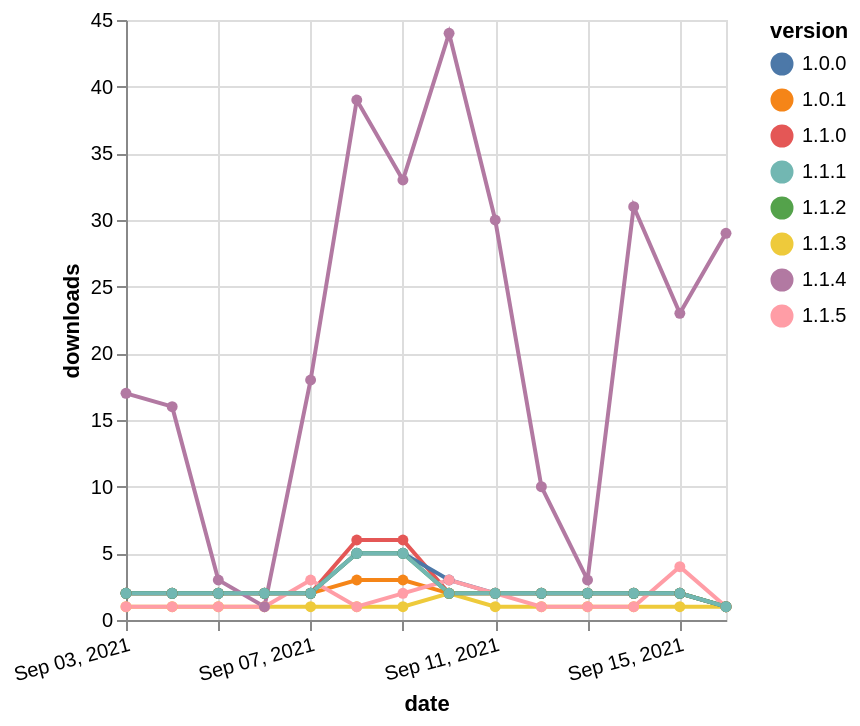

Express this chart as Vega-Lite.
### Vega-Lite specification from a JSON file in a GitHub repository (floating-point values rounded to 4 significant figures)
{"$schema": "https://vega.github.io/schema/vega-lite/v5.json", "description": "A simple bar chart with embedded data.", "data": {"values": [{"date": "2021-09-03", "total": 4454, "delta": 2, "version": "1.1.0"}, {"date": "2021-09-04", "total": 4456, "delta": 2, "version": "1.1.0"}, {"date": "2021-09-05", "total": 4458, "delta": 2, "version": "1.1.0"}, {"date": "2021-09-06", "total": 4460, "delta": 2, "version": "1.1.0"}, {"date": "2021-09-07", "total": 4462, "delta": 2, "version": "1.1.0"}, {"date": "2021-09-08", "total": 4468, "delta": 6, "version": "1.1.0"}, {"date": "2021-09-09", "total": 4474, "delta": 6, "version": "1.1.0"}, {"date": "2021-09-10", "total": 4476, "delta": 2, "version": "1.1.0"}, {"date": "2021-09-11", "total": 4478, "delta": 2, "version": "1.1.0"}, {"date": "2021-09-12", "total": 4480, "delta": 2, "version": "1.1.0"}, {"date": "2021-09-13", "total": 4482, "delta": 2, "version": "1.1.0"}, {"date": "2021-09-14", "total": 4484, "delta": 2, "version": "1.1.0"}, {"date": "2021-09-15", "total": 4486, "delta": 2, "version": "1.1.0"}, {"date": "2021-09-16", "total": 4487, "delta": 1, "version": "1.1.0"}, {"date": "2021-09-03", "total": 609, "delta": 1, "version": "1.1.3"}, {"date": "2021-09-04", "total": 610, "delta": 1, "version": "1.1.3"}, {"date": "2021-09-05", "total": 611, "delta": 1, "version": "1.1.3"}, {"date": "2021-09-06", "total": 612, "delta": 1, "version": "1.1.3"}, {"date": "2021-09-07", "total": 613, "delta": 1, "version": "1.1.3"}, {"date": "2021-09-08", "total": 614, "delta": 1, "version": "1.1.3"}, {"date": "2021-09-09", "total": 615, "delta": 1, "version": "1.1.3"}, {"date": "2021-09-10", "total": 617, "delta": 2, "version": "1.1.3"}, {"date": "2021-09-11", "total": 618, "delta": 1, "version": "1.1.3"}, {"date": "2021-09-12", "total": 619, "delta": 1, "version": "1.1.3"}, {"date": "2021-09-13", "total": 620, "delta": 1, "version": "1.1.3"}, {"date": "2021-09-14", "total": 621, "delta": 1, "version": "1.1.3"}, {"date": "2021-09-15", "total": 622, "delta": 1, "version": "1.1.3"}, {"date": "2021-09-16", "total": 623, "delta": 1, "version": "1.1.3"}, {"date": "2021-09-03", "total": 4235, "delta": 2, "version": "1.0.1"}, {"date": "2021-09-04", "total": 4237, "delta": 2, "version": "1.0.1"}, {"date": "2021-09-05", "total": 4239, "delta": 2, "version": "1.0.1"}, {"date": "2021-09-06", "total": 4241, "delta": 2, "version": "1.0.1"}, {"date": "2021-09-07", "total": 4243, "delta": 2, "version": "1.0.1"}, {"date": "2021-09-08", "total": 4246, "delta": 3, "version": "1.0.1"}, {"date": "2021-09-09", "total": 4249, "delta": 3, "version": "1.0.1"}, {"date": "2021-09-10", "total": 4251, "delta": 2, "version": "1.0.1"}, {"date": "2021-09-11", "total": 4253, "delta": 2, "version": "1.0.1"}, {"date": "2021-09-12", "total": 4255, "delta": 2, "version": "1.0.1"}, {"date": "2021-09-13", "total": 4257, "delta": 2, "version": "1.0.1"}, {"date": "2021-09-14", "total": 4259, "delta": 2, "version": "1.0.1"}, {"date": "2021-09-15", "total": 4261, "delta": 2, "version": "1.0.1"}, {"date": "2021-09-16", "total": 4262, "delta": 1, "version": "1.0.1"}, {"date": "2021-09-03", "total": 4187, "delta": 2, "version": "1.0.0"}, {"date": "2021-09-04", "total": 4189, "delta": 2, "version": "1.0.0"}, {"date": "2021-09-05", "total": 4191, "delta": 2, "version": "1.0.0"}, {"date": "2021-09-06", "total": 4193, "delta": 2, "version": "1.0.0"}, {"date": "2021-09-07", "total": 4195, "delta": 2, "version": "1.0.0"}, {"date": "2021-09-08", "total": 4200, "delta": 5, "version": "1.0.0"}, {"date": "2021-09-09", "total": 4205, "delta": 5, "version": "1.0.0"}, {"date": "2021-09-10", "total": 4208, "delta": 3, "version": "1.0.0"}, {"date": "2021-09-11", "total": 4210, "delta": 2, "version": "1.0.0"}, {"date": "2021-09-12", "total": 4212, "delta": 2, "version": "1.0.0"}, {"date": "2021-09-13", "total": 4214, "delta": 2, "version": "1.0.0"}, {"date": "2021-09-14", "total": 4216, "delta": 2, "version": "1.0.0"}, {"date": "2021-09-15", "total": 4218, "delta": 2, "version": "1.0.0"}, {"date": "2021-09-16", "total": 4219, "delta": 1, "version": "1.0.0"}, {"date": "2021-09-03", "total": 674, "delta": 1, "version": "1.1.5"}, {"date": "2021-09-04", "total": 675, "delta": 1, "version": "1.1.5"}, {"date": "2021-09-05", "total": 676, "delta": 1, "version": "1.1.5"}, {"date": "2021-09-06", "total": 677, "delta": 1, "version": "1.1.5"}, {"date": "2021-09-07", "total": 680, "delta": 3, "version": "1.1.5"}, {"date": "2021-09-08", "total": 681, "delta": 1, "version": "1.1.5"}, {"date": "2021-09-09", "total": 683, "delta": 2, "version": "1.1.5"}, {"date": "2021-09-10", "total": 686, "delta": 3, "version": "1.1.5"}, {"date": "2021-09-11", "total": 688, "delta": 2, "version": "1.1.5"}, {"date": "2021-09-12", "total": 689, "delta": 1, "version": "1.1.5"}, {"date": "2021-09-13", "total": 690, "delta": 1, "version": "1.1.5"}, {"date": "2021-09-14", "total": 691, "delta": 1, "version": "1.1.5"}, {"date": "2021-09-15", "total": 695, "delta": 4, "version": "1.1.5"}, {"date": "2021-09-16", "total": 696, "delta": 1, "version": "1.1.5"}, {"date": "2021-09-03", "total": 4165, "delta": 2, "version": "1.1.2"}, {"date": "2021-09-04", "total": 4167, "delta": 2, "version": "1.1.2"}, {"date": "2021-09-05", "total": 4169, "delta": 2, "version": "1.1.2"}, {"date": "2021-09-06", "total": 4171, "delta": 2, "version": "1.1.2"}, {"date": "2021-09-07", "total": 4173, "delta": 2, "version": "1.1.2"}, {"date": "2021-09-08", "total": 4178, "delta": 5, "version": "1.1.2"}, {"date": "2021-09-09", "total": 4183, "delta": 5, "version": "1.1.2"}, {"date": "2021-09-10", "total": 4185, "delta": 2, "version": "1.1.2"}, {"date": "2021-09-11", "total": 4187, "delta": 2, "version": "1.1.2"}, {"date": "2021-09-12", "total": 4189, "delta": 2, "version": "1.1.2"}, {"date": "2021-09-13", "total": 4191, "delta": 2, "version": "1.1.2"}, {"date": "2021-09-14", "total": 4193, "delta": 2, "version": "1.1.2"}, {"date": "2021-09-15", "total": 4195, "delta": 2, "version": "1.1.2"}, {"date": "2021-09-16", "total": 4196, "delta": 1, "version": "1.1.2"}, {"date": "2021-09-03", "total": 17984, "delta": 17, "version": "1.1.4"}, {"date": "2021-09-04", "total": 18000, "delta": 16, "version": "1.1.4"}, {"date": "2021-09-05", "total": 18003, "delta": 3, "version": "1.1.4"}, {"date": "2021-09-06", "total": 18004, "delta": 1, "version": "1.1.4"}, {"date": "2021-09-07", "total": 18022, "delta": 18, "version": "1.1.4"}, {"date": "2021-09-08", "total": 18061, "delta": 39, "version": "1.1.4"}, {"date": "2021-09-09", "total": 18094, "delta": 33, "version": "1.1.4"}, {"date": "2021-09-10", "total": 18138, "delta": 44, "version": "1.1.4"}, {"date": "2021-09-11", "total": 18168, "delta": 30, "version": "1.1.4"}, {"date": "2021-09-12", "total": 18178, "delta": 10, "version": "1.1.4"}, {"date": "2021-09-13", "total": 18181, "delta": 3, "version": "1.1.4"}, {"date": "2021-09-14", "total": 18212, "delta": 31, "version": "1.1.4"}, {"date": "2021-09-15", "total": 18235, "delta": 23, "version": "1.1.4"}, {"date": "2021-09-16", "total": 18264, "delta": 29, "version": "1.1.4"}, {"date": "2021-09-03", "total": 5143, "delta": 2, "version": "1.1.1"}, {"date": "2021-09-04", "total": 5145, "delta": 2, "version": "1.1.1"}, {"date": "2021-09-05", "total": 5147, "delta": 2, "version": "1.1.1"}, {"date": "2021-09-06", "total": 5149, "delta": 2, "version": "1.1.1"}, {"date": "2021-09-07", "total": 5151, "delta": 2, "version": "1.1.1"}, {"date": "2021-09-08", "total": 5156, "delta": 5, "version": "1.1.1"}, {"date": "2021-09-09", "total": 5161, "delta": 5, "version": "1.1.1"}, {"date": "2021-09-10", "total": 5163, "delta": 2, "version": "1.1.1"}, {"date": "2021-09-11", "total": 5165, "delta": 2, "version": "1.1.1"}, {"date": "2021-09-12", "total": 5167, "delta": 2, "version": "1.1.1"}, {"date": "2021-09-13", "total": 5169, "delta": 2, "version": "1.1.1"}, {"date": "2021-09-14", "total": 5171, "delta": 2, "version": "1.1.1"}, {"date": "2021-09-15", "total": 5173, "delta": 2, "version": "1.1.1"}, {"date": "2021-09-16", "total": 5174, "delta": 1, "version": "1.1.1"}]}, "width": "container", "mark": {"type": "line", "point": {"filled": true}}, "encoding": {"x": {"field": "date", "type": "temporal", "timeUnit": "yearmonthdate", "title": "date", "axis": {"labelAngle": -15}}, "y": {"field": "delta", "type": "quantitative", "title": "downloads"}, "color": {"field": "version", "type": "nominal"}, "tooltip": {"field": "delta"}}}
